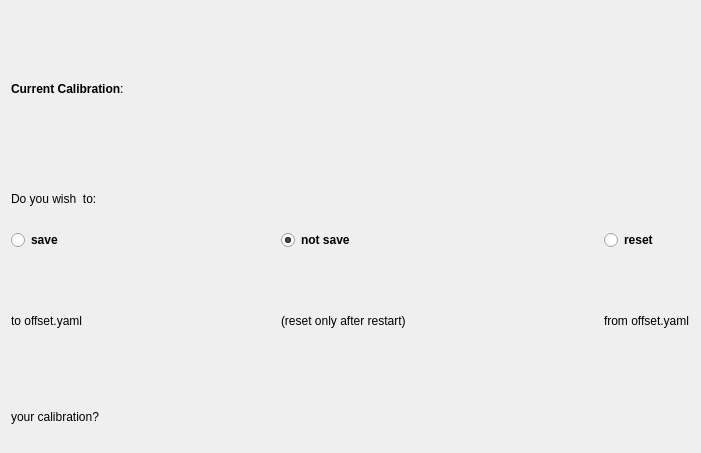
<?xml version="1.0" encoding="UTF-8"?>
<ui version="4.0">
 <class>ThorMangCalibration</class>
 <widget class="QWidget" name="ThorMangCalibration">
  <property name="enabled">
   <bool>true</bool>
  </property>
  <property name="geometry">
   <rect>
    <x>0</x>
    <y>0</y>
    <width>701</width>
    <height>453</height>
   </rect>
  </property>
  <property name="sizePolicy">
   <sizepolicy hsizetype="Maximum" vsizetype="Maximum">
    <horstretch>0</horstretch>
    <verstretch>0</verstretch>
   </sizepolicy>
  </property>
  <property name="windowTitle">
   <string>ThorMangCalibration</string>
  </property>
  <layout class="QGridLayout" name="gridLayout">
   <item row="1" column="0" colspan="2">
    <layout class="QVBoxLayout" name="page_layout">
     <item>
      <widget class="QLabel" name="label_7">
       <property name="text">
        <string>&lt;b&gt;Current Calibration&lt;/b&gt;:</string>
       </property>
      </widget>
     </item>
     <item>
      <widget class="QLabel" name="label_2">
       <property name="minimumSize">
        <size>
         <width>0</width>
         <height>30</height>
        </size>
       </property>
       <property name="maximumSize">
        <size>
         <width>16777215</width>
         <height>50</height>
        </size>
       </property>
       <property name="text">
        <string>Do you wish  to:</string>
       </property>
      </widget>
     </item>
     <item>
      <layout class="QGridLayout" name="button_layout">
       <item row="0" column="5">
        <widget class="QRadioButton" name="reset_button">
         <property name="sizePolicy">
          <sizepolicy hsizetype="Maximum" vsizetype="Fixed">
           <horstretch>0</horstretch>
           <verstretch>0</verstretch>
          </sizepolicy>
         </property>
         <property name="font">
          <font>
           <weight>75</weight>
           <bold>true</bold>
          </font>
         </property>
         <property name="text">
          <string>reset</string>
         </property>
        </widget>
       </item>
       <item row="0" column="0">
        <widget class="QRadioButton" name="save_button">
         <property name="sizePolicy">
          <sizepolicy hsizetype="Maximum" vsizetype="Fixed">
           <horstretch>0</horstretch>
           <verstretch>0</verstretch>
          </sizepolicy>
         </property>
         <property name="font">
          <font>
           <weight>75</weight>
           <bold>true</bold>
          </font>
         </property>
         <property name="text">
          <string>save</string>
         </property>
         <property name="checked">
          <bool>false</bool>
         </property>
        </widget>
       </item>
       <item row="0" column="3">
        <widget class="QRadioButton" name="nosave_button">
         <property name="sizePolicy">
          <sizepolicy hsizetype="Maximum" vsizetype="Fixed">
           <horstretch>0</horstretch>
           <verstretch>0</verstretch>
          </sizepolicy>
         </property>
         <property name="font">
          <font>
           <weight>75</weight>
           <bold>true</bold>
          </font>
         </property>
         <property name="text">
          <string>not save</string>
         </property>
         <property name="checked">
          <bool>true</bool>
         </property>
        </widget>
       </item>
       <item row="0" column="2">
        <spacer name="horizontalSpacer_1">
         <property name="orientation">
          <enum>Qt::Horizontal</enum>
         </property>
         <property name="sizeHint" stdset="0">
          <size>
           <width>40</width>
           <height>20</height>
          </size>
         </property>
        </spacer>
       </item>
       <item row="1" column="0">
        <widget class="QLabel" name="save_label">
         <property name="text">
          <string>&lt;html&gt;&lt;head/&gt;&lt;body&gt;&lt;p&gt;to offset.yaml&lt;/p&gt;&lt;/body&gt;&lt;/html&gt;</string>
         </property>
         <property name="alignment">
          <set>Qt::AlignLeading|Qt::AlignLeft|Qt::AlignVCenter</set>
         </property>
        </widget>
       </item>
       <item row="1" column="3">
        <widget class="QLabel" name="nosave_label">
         <property name="text">
          <string>&lt;html&gt;&lt;head/&gt;&lt;body&gt;&lt;p&gt;(reset only after restart)&lt;/p&gt;&lt;/body&gt;&lt;/html&gt;</string>
         </property>
        </widget>
       </item>
       <item row="1" column="5">
        <widget class="QLabel" name="reset_label">
         <property name="text">
          <string>&lt;html&gt;&lt;head/&gt;&lt;body&gt;&lt;p&gt;from offset.yaml&lt;/p&gt;&lt;/body&gt;&lt;/html&gt;</string>
         </property>
        </widget>
       </item>
       <item row="0" column="4">
        <spacer name="horizontalSpacer_2">
         <property name="orientation">
          <enum>Qt::Horizontal</enum>
         </property>
         <property name="sizeHint" stdset="0">
          <size>
           <width>40</width>
           <height>20</height>
          </size>
         </property>
        </spacer>
       </item>
      </layout>
     </item>
     <item>
      <widget class="QLabel" name="label_3">
       <property name="minimumSize">
        <size>
         <width>0</width>
         <height>30</height>
        </size>
       </property>
       <property name="maximumSize">
        <size>
         <width>16777215</width>
         <height>50</height>
        </size>
       </property>
       <property name="text">
        <string>your calibration?</string>
       </property>
      </widget>
     </item>
    </layout>
   </item>
  </layout>
 </widget>
 <resources/>
 <connections/>
</ui>
